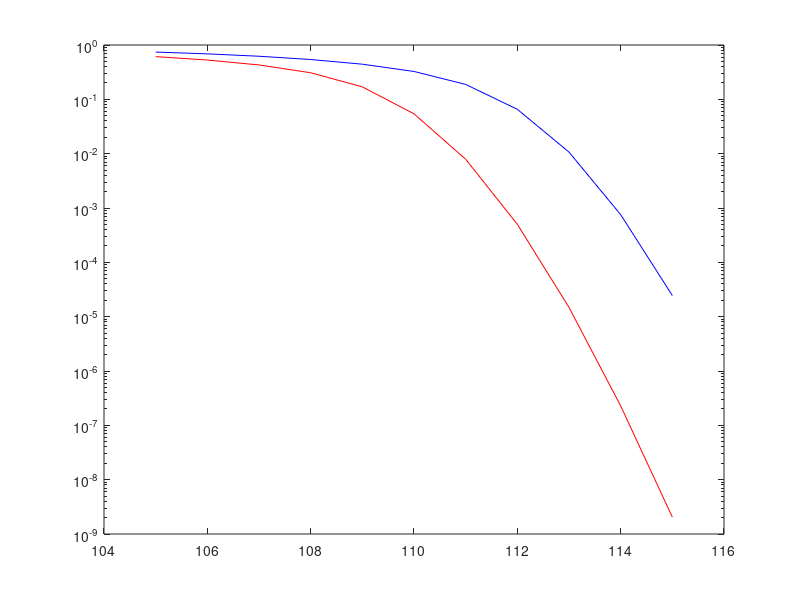

Here is the MATLAB script that generated this plot:
clc
clear all; 

%% setting
num = 1*1e4;          % simulation number             
P_dBM = 15:25;              %transmit power dBm
P_t= 10.^((P_dBM-30)./10);

BW=10*10^6; %10 MHz
Nf=10;%dB
sigma2_dbm= -170+10*log10(BW)+Nf; %Thermal noise in dBm
sigma_square=10^((sigma2_dbm-30)/10);

fc = 1e9; % 1 GHz carrier
c = 3*10^8; % speed of light
wavelength=3*10^8./fc;%wavelength
C_L=(wavelength/(4*pi))^2; %intercept of NLOS


rho = P_t./sigma_square; %%transmit power
rho_dB = 10.*log10(rho);

alpha = 2.4;                 % large-scale parameter

N=30; % num of RIS elements

k = 2; %% Rician parameter
s = sqrt(k./(1+k)); % matlab paramiter one
sigma = sqrt( 1./ (2.*(1+k))  ); % matlab paramiter Two

a_rfr = 0.6;
a_rfl = 0.4; %power allocation from BS

beta_rfr = 0.3; %power allocation by RIS
beta_rfl = 0.7;

R = 20; % RIS surving range
r_1 = 100; % distance between BS to RIS

R_user=0.1;  % threshold of SNR
R_SIC=0.1;
gamma_th =2.^(R_user)-1;
gamma_th_SIC=2.^(R_SIC)-1;
% 
A= 30;
B_rfr = 22.46;% 6.739;
B_rfl = 22.46;% 15.58 ;


% A= 20;
% B_rfr = 15.06;
% B_rfl = B_rfr;

Gamma = max([gamma_th_SIC*sigma_square/(a_rfr-gamma_th_SIC*a_rfl), gamma_th*sigma_square/a_rfl]);
Gamma3 = gamma_th*sigma_square/(a_rfr-gamma_th*a_rfl);
% %% simulation 
% P_out_sim_rfr = zeros(1,length(rho));
% P_out_sim_rfl = zeros(1,length(rho));
% for i = 1:length(rho)
%     tic;
%     r_rfr = sqrt(R^2.*rand(1,num));          % user position :reflection
%     r_rfl = sqrt(R^2.*rand(1,num));          % user position :refraction
%     Poutsum_rfr = 0;
%     Poutsum_rfl = 0;
%     for j =1:1:num
%     g_rfr = beta_rfr.*random('Gamma',A,B_rfr,[1,1]);
%     g_rfl = beta_rfl.*random('Gamma',A,B_rfl,[1,1]);
%     
%     SNR_SIC(j) = a_rfr*P_t(i)*C_L*r_1^(-alpha)*C_L*r_rfl(j)^(-alpha)*g_rfl / ...
%                  (a_rfl*P_t(i)*C_L*r_1^(-alpha)*C_L*r_rfl(j)^(-alpha)*g_rfl +sigma_square);
%     SNR_rfl(j) = a_rfl*P_t(i)*C_L*r_1^(-alpha)*C_L*r_rfl(j)^(-alpha)*g_rfl /sigma_square ;
%     SNR_rfr(j) = a_rfr*P_t(i)*C_L*r_1^(-alpha)*C_L*r_rfr(j)^(-alpha)*g_rfr / ...
%                  (a_rfl*P_t(i)*C_L*r_1^(-alpha)*C_L*r_rfr(j)^(-alpha)*g_rfr +sigma_square);
%              
%          if   SNR_SIC(j) < gamma_th_SIC   || SNR_rfl(j) < gamma_th 
%              Poutsum_rfl= Poutsum_rfl+1;
%          end
%          if SNR_rfr(j) < gamma_th
%              Poutsum_rfr = Poutsum_rfr +1;
%          end
%      
%     end
%      P_out_sim_rfr(i) = Poutsum_rfr/num;
%      P_out_sim_rfl(i) = Poutsum_rfl/num;
%     
%     toc;
% end
% 
% figure
% semilogy(rho_dB,P_out_sim_rfr,'bo-','LineWidth',2);
% hold on;
% 
% semilogy(rho_dB,P_out_sim_rfl,'r*-','LineWidth',2);
% hold on;

%% analysis with curve fitting
for i = 1:length(rho)
    if a_rfr >gamma_th_SIC*a_rfl && a_rfr >gamma_th*a_rfl
        index_rfr = Gamma3/(P_t(i)*C_L^2)*r_1^alpha/B_rfr/beta_rfr ;
        index_rfl = Gamma/(P_t(i)*C_L^2)*r_1^alpha/B_rfl/beta_rfl ;
        P_out_rfl(i) = 2/R^2*integral(@(x)x.*gammainc(index_rfl.*x.^alpha,A) ,0,R);
        P_out_rfr(i) = 2/R^2*integral(@(x)x.*gammainc(index_rfr.*x.^alpha,A) ,0,R);
    end
end

semilogy(rho_dB,P_out_rfl,'r-')
hold on;
semilogy(rho_dB,P_out_rfr,'b-')
hold on;
